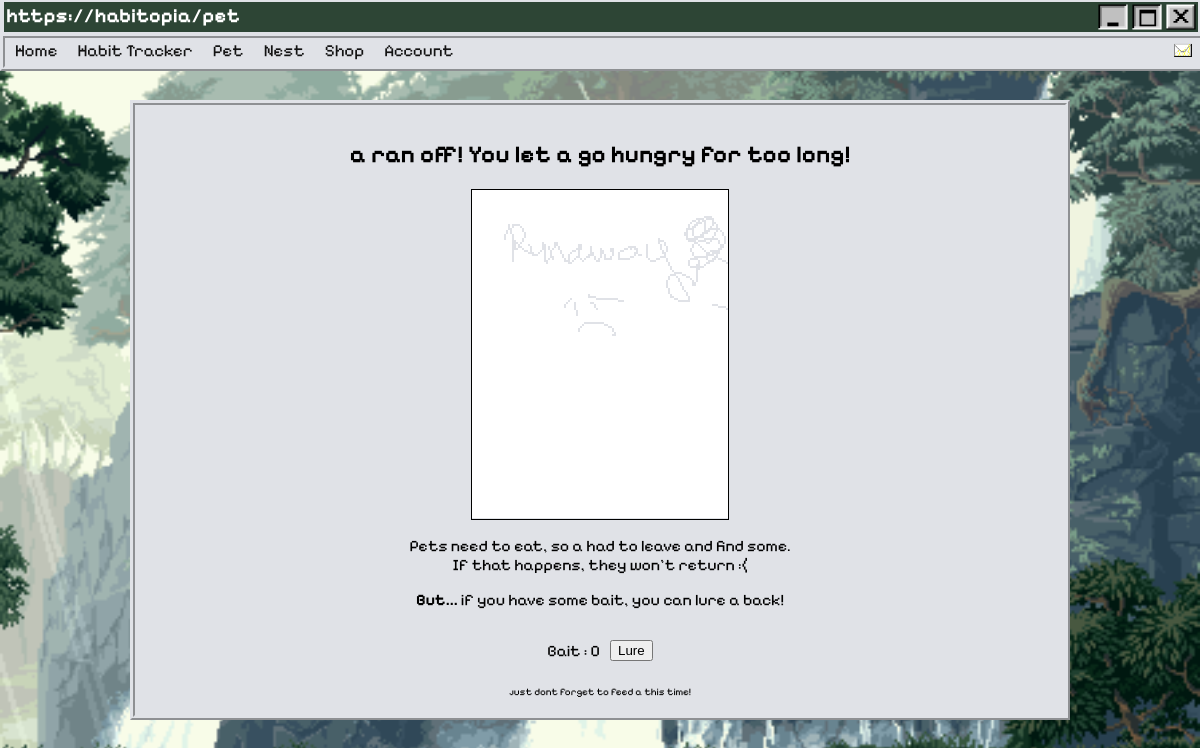
/runaway (signed in), run on an earlier commit of the app's database.
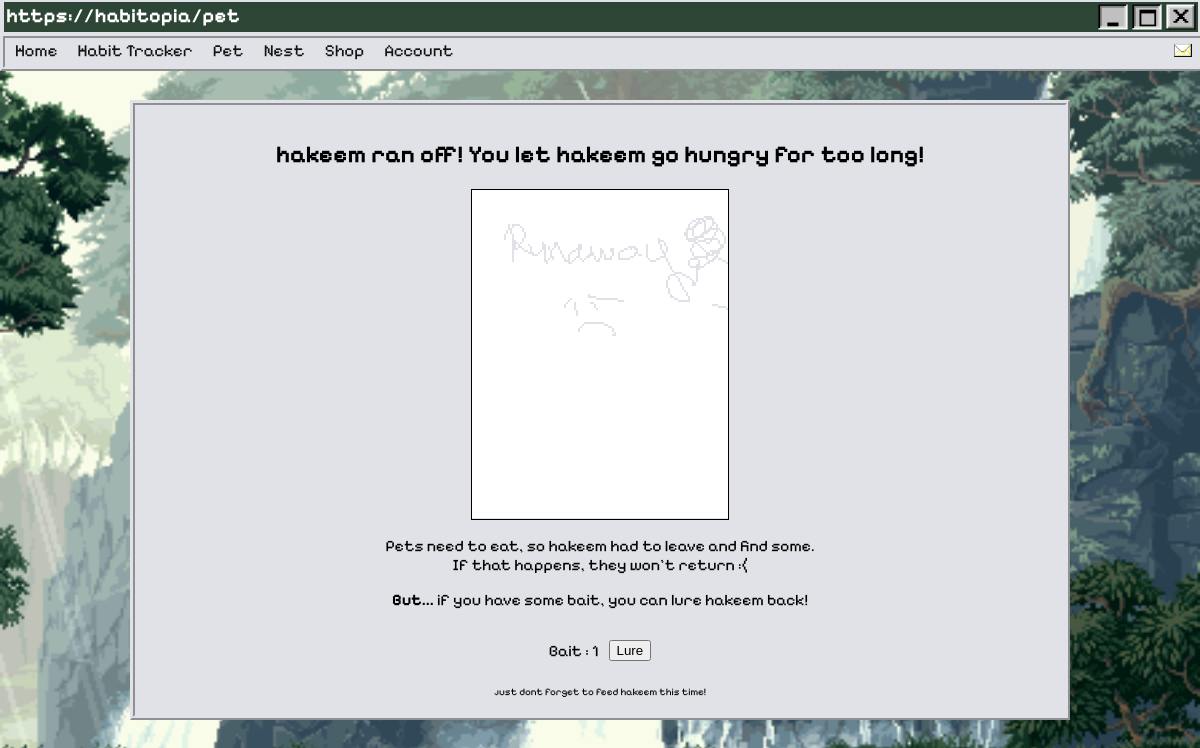
And on a later commit of the database.
### home.py (models this page shows)
class Pets(db.Model):
    def mydefault(context):
        return context.get_current_parameters()['currentTime']
    with app.app_context():
        petOwner = db.Column(db.Integer, db.ForeignKey('user.id'), nullable=False)
        petID = db.Column(db.Integer, primary_key=True)
        petName = db.Column(db.String(30), nullable=False, default='noname')
        lastfedTime = db.Column(db.Integer, default=mydefault)
        currentTime = db.Column(db.Integer, default=datetime.now().timestamp())
        cumulTime = db.Column(db.Integer, default=0)
        hunger = db.Column(db.Integer, default=100)
        petType = db.Column(db.Integer, nullable=False, default=1)
        petXP = db.Column(db.Integer, default=0)
        petLevel = db.Column(db.Integer, nullable=False, default=1)
        activePet = db.Column(db.Integer, default=0, nullable=False)
        def __repr__(self):
            return f"{self.petName}"

### home.py (the view)
@app.route("/runaway", methods=["GET","POST"])
@login_required
def runaway():
    selectPet = db.session.execute(db.select(Pets).filter_by(petOwner=current_user.id, activePet = 1)).scalar_one()
    userItems = db.session.execute(db.select(UserItems).filter_by(user_id=current_user.id)).scalar_one()
    return render_template("runaway.html", petname=selectPet.petName,bait=userItems.bait)

### home.py (called while the page is built)
@login_manager.user_loader
def load_user(user_id):
    return User.query.get(int(user_id))

### templates/runaway.html (shortened to what this page needs)
{% extends "base.html" %}
{% block css %} <link rel="stylesheet" href="/static/styles/PetStyles.css" > {% endblock %}
{% block heading %}https://habitopia/pet{% endblock %}
{% block content %}
<div id="wrap">
    <h2 class="text-runaway">{{ petname }} ran off! You let {{ petname }} go hungry for too long!</h2>
    <div class="petbox-runaway">
        <img src="/static/petimages/runaway.png" alt="Pet image" width="256px" height="328px">
    </div>
            <p class="text-runaway">Pets need to eat, so {{ petname }} had to leave and find some.<br>
                If that happens, they won't return :(</p>
                <p class="text-runaway"><b>But...</b> if you have some bait, you can lure {{ petname }} back!</p>
            <div style="display: flex; justify-content: center; align-items: center;">
                <p class="text-runaway" style="margin-right: 10px;">Bait : {{ bait }}</p>
                <form action="/lure" value="Feed" method="get">
                    <button type="submit" value="Feed">Lure</button>
                </form>
            </div>
            <p class="text-runaway" style="font-size: 10px;">just dont forget to feed {{ petname }} this time!</p>
</div>
{% endblock %}

### templates/base.html (shortened to what this page needs)
<!DOCTYPE html>
<html lang="en">
<head>
    {% block css %}{% endblock %}
</head>
<body class="body">
    <div class="topboxbg">
        <div class="topbox">
            <ul>
                <h5 class="topboxtext">{% block heading %}{% endblock %}</h5>
                <li><a href="{{url_for('logout')}}"><img src="/static/styles/assets/exit.png" class="icon logout"></a></li>
                <li><img src="/static/styles/assets/window-active.png" class="icon"></li>
                <li><a href=""><img src="/static/styles/assets/minimise-active.png" class="icon"></a></li>
            </ul>
        </div>
        <div class="nav">
            <ul>
                {% if not current_user.is_authenticated %}
                    <li><a href="{{ url_for('home') }}">Home</a></li>
                    <li><a href="{{ url_for('login') }}">Login/Register</a></li>
                    <li><a href="{{ url_for('habit') }}">Habit Tracker</a></li>
                    <li><a href="{{ url_for('pet') }}">Pet</a></li>
                    <li><a href="{{ url_for('shop') }}">Shop</a></li>
                    <li><a href="{{ url_for('account') }}">Account</a></li>
                    <li class="icon"><img src="/static/styles/assets/envelope_closed-0.png" style="width:20px"></li>
                {% else %}
                    <li><a href="{{ url_for('home') }}">Home</a></li>
                    <li><a href="{{ url_for('habit') }}">Habit Tracker</a></li>
                    <li><a href="{{ url_for('pet') }}">Pet</a></li>
                    <li><a href="{{ url_for('petnest') }}">Nest</a></li>
                    <li><a href="{{ url_for('shop') }}">Shop</a></li>
                    <li><a href="{{ url_for('account') }}">Account</a></li>
                    <li class="icon"><img src="/static/styles/assets/envelope_closed-0.png" style="width:20px"></li>
                {% endif %}
            </ul>
        </div>
    </div>
    {% block content %}
    {% endblock %}
</body>
</html>

### static/styles/PetStyles.css (style rules this page uses)
#wrap { border: 5px ridge #e0e2e7; width: 900px; height: 580px; margin: 100px auto; background: #e0e2e7; overflow: hidden; padding: 15px; }
.body { background-image: url("/static/styles/animatedbackground.gif") ; background-repeat: no-repeat; background-size: cover ; background-attachment: fixed; background-position: center; height: 100vh; width: 100%; margin: 0; padding: 0; overflow: scroll; overflow-x: hidden; }
.topboxbg { background-color:#e0e2e7; position:fixed; height: 40px; top: 0; width: 100%; }
.topbox { background-color: #2d4535; height: 30px; position: fixed; margin: 1px 4px; top: 1px; width: 99.5%; }
.icon { width: 30px; float:right; margin:2px; vertical-align: baseline; }
h1, h2 { font-family: "Pixelify Sans", sans-serif ; }
.topboxtext { float: left; color: #FFFFFF; margin: 2px 2px; text-align: left; font-family: "Pixelify Sans", sans-serif ; font-size: 20px; vertical-align: baseline; }
ul { list-style-type: none; margin: 0; padding: 0; }
.nav { background-color: #e0e2e7 ; border: 5px ridge #e0e2e7; width:99.5%; margin: auto; overflow: hidden; position: fixed; top: 33px; width: 100%; }
.nav a { text-decoration: none; float: left; text-align: center; color: #131313; padding: 2px 10px; font-size: 17px; font-family: "Pixelify Sans", sans-serif; }
.petbox-runaway { margin: auto; border-style: solid; border-width: 1px; border-color: #000000; width: 256px; height: 329px; background-color: rgba(255, 255, 255, 0px); }
.text-runaway { text-align: center; font-family: "Pixelify Sans", sans-serif; }

What changed in the data, as far as the page shows it:
now on this page (row edited): Pets: petName "hakeem"
Also different on the page:
{{ bait }}: "0" → "1"
{{ petname }}: "a" → (not shown)
